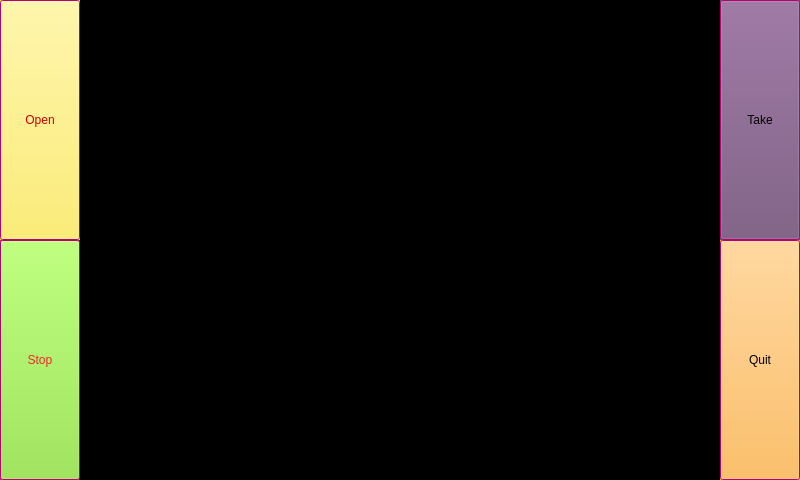
<?xml version="1.0" encoding="UTF-8"?>
<ui version="4.0">
 <class>MainWindow</class>
 <widget class="QMainWindow" name="MainWindow">
  <property name="geometry">
   <rect>
    <x>0</x>
    <y>0</y>
    <width>800</width>
    <height>480</height>
   </rect>
  </property>
  <property name="palette">
   <palette>
    <active>
     <colorrole role="Base">
      <brush brushstyle="SolidPattern">
       <color alpha="255">
        <red>255</red>
        <green>255</green>
        <blue>255</blue>
       </color>
      </brush>
     </colorrole>
     <colorrole role="Window">
      <brush brushstyle="SolidPattern">
       <color alpha="255">
        <red>252</red>
        <green>7</green>
        <blue>154</blue>
       </color>
      </brush>
     </colorrole>
    </active>
    <inactive>
     <colorrole role="Base">
      <brush brushstyle="SolidPattern">
       <color alpha="255">
        <red>255</red>
        <green>255</green>
        <blue>255</blue>
       </color>
      </brush>
     </colorrole>
     <colorrole role="Window">
      <brush brushstyle="SolidPattern">
       <color alpha="255">
        <red>252</red>
        <green>7</green>
        <blue>154</blue>
       </color>
      </brush>
     </colorrole>
    </inactive>
    <disabled>
     <colorrole role="Base">
      <brush brushstyle="SolidPattern">
       <color alpha="255">
        <red>252</red>
        <green>7</green>
        <blue>154</blue>
       </color>
      </brush>
     </colorrole>
     <colorrole role="Window">
      <brush brushstyle="SolidPattern">
       <color alpha="255">
        <red>252</red>
        <green>7</green>
        <blue>154</blue>
       </color>
      </brush>
     </colorrole>
    </disabled>
   </palette>
  </property>
  <property name="cursor">
   <cursorShape>BlankCursor</cursorShape>
  </property>
  <property name="windowTitle">
   <string>MainWindow</string>
  </property>
  <property name="autoFillBackground">
   <bool>true</bool>
  </property>
  <widget class="QWidget" name="centralWidget">
   <widget class="QLabel" name="label">
    <property name="geometry">
     <rect>
      <x>79</x>
      <y>0</y>
      <width>641</width>
      <height>480</height>
     </rect>
    </property>
    <property name="palette">
     <palette>
      <active>
       <colorrole role="Base">
        <brush brushstyle="SolidPattern">
         <color alpha="255">
          <red>255</red>
          <green>255</green>
          <blue>255</blue>
         </color>
        </brush>
       </colorrole>
       <colorrole role="Window">
        <brush brushstyle="SolidPattern">
         <color alpha="255">
          <red>0</red>
          <green>0</green>
          <blue>0</blue>
         </color>
        </brush>
       </colorrole>
      </active>
      <inactive>
       <colorrole role="Base">
        <brush brushstyle="SolidPattern">
         <color alpha="255">
          <red>255</red>
          <green>255</green>
          <blue>255</blue>
         </color>
        </brush>
       </colorrole>
       <colorrole role="Window">
        <brush brushstyle="SolidPattern">
         <color alpha="255">
          <red>0</red>
          <green>0</green>
          <blue>0</blue>
         </color>
        </brush>
       </colorrole>
      </inactive>
      <disabled>
       <colorrole role="Base">
        <brush brushstyle="SolidPattern">
         <color alpha="255">
          <red>0</red>
          <green>0</green>
          <blue>0</blue>
         </color>
        </brush>
       </colorrole>
       <colorrole role="Window">
        <brush brushstyle="SolidPattern">
         <color alpha="255">
          <red>0</red>
          <green>0</green>
          <blue>0</blue>
         </color>
        </brush>
       </colorrole>
      </disabled>
     </palette>
    </property>
    <property name="autoFillBackground">
     <bool>true</bool>
    </property>
    <property name="text">
     <string/>
    </property>
   </widget>
   <widget class="QLabel" name="label_2">
    <property name="geometry">
     <rect>
      <x>530</x>
      <y>0</y>
      <width>191</width>
      <height>171</height>
     </rect>
    </property>
    <property name="text">
     <string/>
    </property>
   </widget>
   <widget class="QPushButton" name="pushButton_2">
    <property name="geometry">
     <rect>
      <x>0</x>
      <y>0</y>
      <width>80</width>
      <height>240</height>
     </rect>
    </property>
    <property name="sizePolicy">
     <sizepolicy hsizetype="Fixed" vsizetype="Expanding">
      <horstretch>0</horstretch>
      <verstretch>0</verstretch>
     </sizepolicy>
    </property>
    <property name="palette">
     <palette>
      <active>
       <colorrole role="Button">
        <brush brushstyle="SolidPattern">
         <color alpha="255">
          <red>252</red>
          <green>233</green>
          <blue>79</blue>
         </color>
        </brush>
       </colorrole>
       <colorrole role="ButtonText">
        <brush brushstyle="SolidPattern">
         <color alpha="255">
          <red>204</red>
          <green>0</green>
          <blue>0</blue>
         </color>
        </brush>
       </colorrole>
      </active>
      <inactive>
       <colorrole role="Button">
        <brush brushstyle="SolidPattern">
         <color alpha="255">
          <red>252</red>
          <green>233</green>
          <blue>79</blue>
         </color>
        </brush>
       </colorrole>
       <colorrole role="ButtonText">
        <brush brushstyle="SolidPattern">
         <color alpha="255">
          <red>204</red>
          <green>0</green>
          <blue>0</blue>
         </color>
        </brush>
       </colorrole>
      </inactive>
      <disabled>
       <colorrole role="Button">
        <brush brushstyle="SolidPattern">
         <color alpha="255">
          <red>252</red>
          <green>233</green>
          <blue>79</blue>
         </color>
        </brush>
       </colorrole>
       <colorrole role="ButtonText">
        <brush brushstyle="SolidPattern">
         <color alpha="255">
          <red>190</red>
          <green>190</green>
          <blue>190</blue>
         </color>
        </brush>
       </colorrole>
      </disabled>
     </palette>
    </property>
    <property name="autoFillBackground">
     <bool>true</bool>
    </property>
    <property name="text">
     <string>Open</string>
    </property>
   </widget>
   <widget class="QPushButton" name="pushButton_4">
    <property name="geometry">
     <rect>
      <x>0</x>
      <y>240</y>
      <width>80</width>
      <height>240</height>
     </rect>
    </property>
    <property name="sizePolicy">
     <sizepolicy hsizetype="Fixed" vsizetype="Expanding">
      <horstretch>0</horstretch>
      <verstretch>0</verstretch>
     </sizepolicy>
    </property>
    <property name="palette">
     <palette>
      <active>
       <colorrole role="Button">
        <brush brushstyle="SolidPattern">
         <color alpha="255">
          <red>138</red>
          <green>226</green>
          <blue>52</blue>
         </color>
        </brush>
       </colorrole>
       <colorrole role="ButtonText">
        <brush brushstyle="SolidPattern">
         <color alpha="255">
          <red>239</red>
          <green>41</green>
          <blue>41</blue>
         </color>
        </brush>
       </colorrole>
      </active>
      <inactive>
       <colorrole role="Button">
        <brush brushstyle="SolidPattern">
         <color alpha="255">
          <red>138</red>
          <green>226</green>
          <blue>52</blue>
         </color>
        </brush>
       </colorrole>
       <colorrole role="ButtonText">
        <brush brushstyle="SolidPattern">
         <color alpha="255">
          <red>239</red>
          <green>41</green>
          <blue>41</blue>
         </color>
        </brush>
       </colorrole>
      </inactive>
      <disabled>
       <colorrole role="Button">
        <brush brushstyle="SolidPattern">
         <color alpha="255">
          <red>138</red>
          <green>226</green>
          <blue>52</blue>
         </color>
        </brush>
       </colorrole>
       <colorrole role="ButtonText">
        <brush brushstyle="SolidPattern">
         <color alpha="255">
          <red>190</red>
          <green>190</green>
          <blue>190</blue>
         </color>
        </brush>
       </colorrole>
      </disabled>
     </palette>
    </property>
    <property name="text">
     <string>Stop</string>
    </property>
   </widget>
   <widget class="QPushButton" name="pushButton_3">
    <property name="geometry">
     <rect>
      <x>720</x>
      <y>0</y>
      <width>80</width>
      <height>240</height>
     </rect>
    </property>
    <property name="sizePolicy">
     <sizepolicy hsizetype="Fixed" vsizetype="Expanding">
      <horstretch>0</horstretch>
      <verstretch>0</verstretch>
     </sizepolicy>
    </property>
    <property name="palette">
     <palette>
      <active>
       <colorrole role="Button">
        <brush brushstyle="SolidPattern">
         <color alpha="255">
          <red>117</red>
          <green>80</green>
          <blue>123</blue>
         </color>
        </brush>
       </colorrole>
      </active>
      <inactive>
       <colorrole role="Button">
        <brush brushstyle="SolidPattern">
         <color alpha="255">
          <red>117</red>
          <green>80</green>
          <blue>123</blue>
         </color>
        </brush>
       </colorrole>
      </inactive>
      <disabled>
       <colorrole role="Button">
        <brush brushstyle="SolidPattern">
         <color alpha="255">
          <red>117</red>
          <green>80</green>
          <blue>123</blue>
         </color>
        </brush>
       </colorrole>
      </disabled>
     </palette>
    </property>
    <property name="autoFillBackground">
     <bool>true</bool>
    </property>
    <property name="text">
     <string>Take</string>
    </property>
   </widget>
   <widget class="QPushButton" name="pushButton">
    <property name="geometry">
     <rect>
      <x>720</x>
      <y>240</y>
      <width>80</width>
      <height>240</height>
     </rect>
    </property>
    <property name="sizePolicy">
     <sizepolicy hsizetype="Fixed" vsizetype="Expanding">
      <horstretch>0</horstretch>
      <verstretch>0</verstretch>
     </sizepolicy>
    </property>
    <property name="palette">
     <palette>
      <active>
       <colorrole role="Button">
        <brush brushstyle="SolidPattern">
         <color alpha="255">
          <red>252</red>
          <green>175</green>
          <blue>62</blue>
         </color>
        </brush>
       </colorrole>
      </active>
      <inactive>
       <colorrole role="Button">
        <brush brushstyle="SolidPattern">
         <color alpha="255">
          <red>252</red>
          <green>175</green>
          <blue>62</blue>
         </color>
        </brush>
       </colorrole>
      </inactive>
      <disabled>
       <colorrole role="Button">
        <brush brushstyle="SolidPattern">
         <color alpha="255">
          <red>252</red>
          <green>175</green>
          <blue>62</blue>
         </color>
        </brush>
       </colorrole>
      </disabled>
     </palette>
    </property>
    <property name="autoFillBackground">
     <bool>true</bool>
    </property>
    <property name="text">
     <string>Quit</string>
    </property>
   </widget>
  </widget>
 </widget>
 <layoutdefault spacing="6" margin="11"/>
 <resources/>
 <connections/>
</ui>
